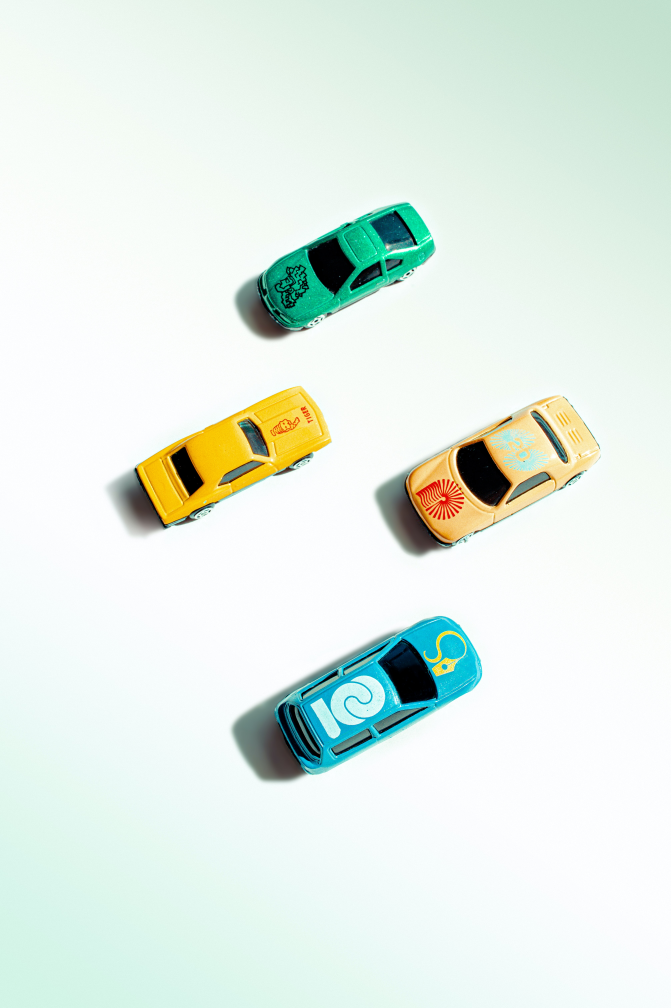
#> input picture cars.jpg, 4024 x 6048 px (shown at 1/6 size)
$ python color_detection.py
#> lines starting #> are read from the running program, lines starting #| are printed output that depends on the picture; after the words box and inside, x2 and y2 are one past the last pixel; in counts of white or black regions, pixels touching at a corner belong together
import cv2
import itertools
import numpy as np
def empty(a):
    return

def stackImages(scale,imgArray):
    rows = len(imgArray)
    rowsAvailable = isinstance(imgArray[0], list)
    if rowsAvailable:
        cols = len(imgArray[0])
        width = imgArray[0][0].shape[1]
        height = imgArray[0][0].shape[0]
        for x, y in itertools.product(range(rows), range(cols)):
            imgArray[x][y] = cv2.resize(imgArray[x][y], (0, 0), None, scale, scale) if imgArray[x][y].shape[:2] == imgArray[0][0].shape[:2] else cv2.resize(imgArray[x][y], (imgArray[0][0].shape[1], imgArray[0][0].shape[0]), None, scale, scale)

            if len(imgArray[x][y].shape) == 2: imgArray[x][y]= cv2.cvtColor( imgArray[x][y], cv2.COLOR_GRAY2BGR)
        imageBlank = np.zeros((height, width, 3), np.uint8)
        hor = [imageBlank]*rows
        hor_con = [imageBlank]*rows
        for x in range(rows):
            hor[x] = np.hstack(imgArray[x])
        return np.vstack(hor)
    else:
        for x in range(rows):
            imgArray[x] = cv2.resize(imgArray[x], (0, 0), None, scale, scale) if imgArray[x].shape[:2] == imgArray[0].shape[:2] else cv2.resize(imgArray[x], (imgArray[0].shape[1], imgArray[0].shape[0]), None, scale, scale)

            if len(imgArray[x].shape) == 2: imgArray[x] = cv2.cvtColor(imgArray[x], cv2.COLOR_GRAY2BGR)
        hor= np.hstack(imgArray)
        return hor


cv2.namedWindow('TrackedBars', cv2.WINDOW_NORMAL)
#change size of window
cv2.resizeWindow('TrackedBars', 640, 240)
cv2.moveWindow('TrackedBars', 1020, 0)
def on_trackbar(val):
    hue_min = cv2.getTrackbarPos("Hue Min", "TrackedBars")
    hue_max = cv2.getTrackbarPos("Hue Max", "TrackedBars")
    sat_min = cv2.getTrackbarPos("Sat Min", "TrackedBars")
    sat_max = cv2.getTrackbarPos("Sat Max", "TrackedBars")
    val_min = cv2.getTrackbarPos("Val Min", "TrackedBars")
    val_max = cv2.getTrackbarPos("Val Max", "TrackedBars")

    lower = np.array([hue_min, sat_min, val_min])
    upper = np.array([hue_max, sat_max, val_max])

    imgMASK = cv2.inRange(imgHSV, lower, upper)
    imgResult = cv2.bitwise_and(img,img,mask=imgMASK)
    imgStack = stackImages(0.6,([img,imgHSV],[imgMASK,imgResult]))
    cv2.imshow("Stacked Images", imgStack)
    # cv2.imshow("Output1", img)
    # cv2.imshow("Output2", imgHSV)
    # cv2.imshow("Mask", imgMASK)

cv2.createTrackbar("Hue Min", "TrackedBars", 0, 179, on_trackbar)
#> slider 'Hue Min' is set to 35
cv2.createTrackbar("Hue Max", "TrackedBars", 179, 179, on_trackbar)
cv2.createTrackbar("Sat Min", "TrackedBars", 0, 255, on_trackbar)
#> slider 'Sat Min' is set to 51
cv2.createTrackbar("Sat Max", "TrackedBars", 255, 255, on_trackbar)
cv2.createTrackbar("Val Min", "TrackedBars", 0, 255, on_trackbar)
#> slider 'Val Min' is set to 51
cv2.createTrackbar("Val Max", "TrackedBars", 255, 255, on_trackbar)

img = cv2.imread("cars.jpg")
#> img is the input picture: shape (6048, 4024, 3); mean B, G, R 230.4, 238.4, 226.7
imgHSV = cv2.cvtColor(img, cv2.COLOR_BGR2HSV)
#> imgHSV: shape (6048, 4024, 3); mean H, S, V 79.7, 25.3, 240.9

# Show some stuff
on_trackbar(0)
#> in on_trackbar, `imgMASK = cv2.inRange(imgHSV, lower, upper)`:
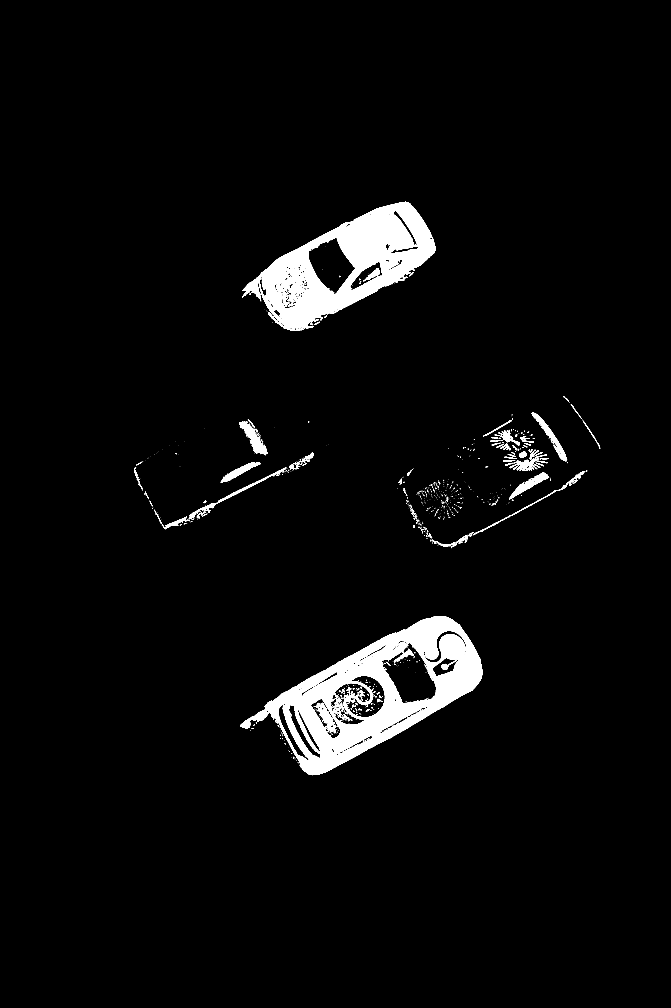
#> imgMASK: shape (6048, 4024) (shown at 1/6 size); 3.6% white; 1783 white regions (1479 under 20 px), largest, box (x1, y1, x2, y2) and area: (1440, 3696, 2894, 4651) 437873, (1453, 1211, 2614, 1986) 333714, (1434, 2529, 1604, 2730) 9959
#> in on_trackbar, `imgResult = cv2.bitwise_and(img,img,mask=imgMASK)`:
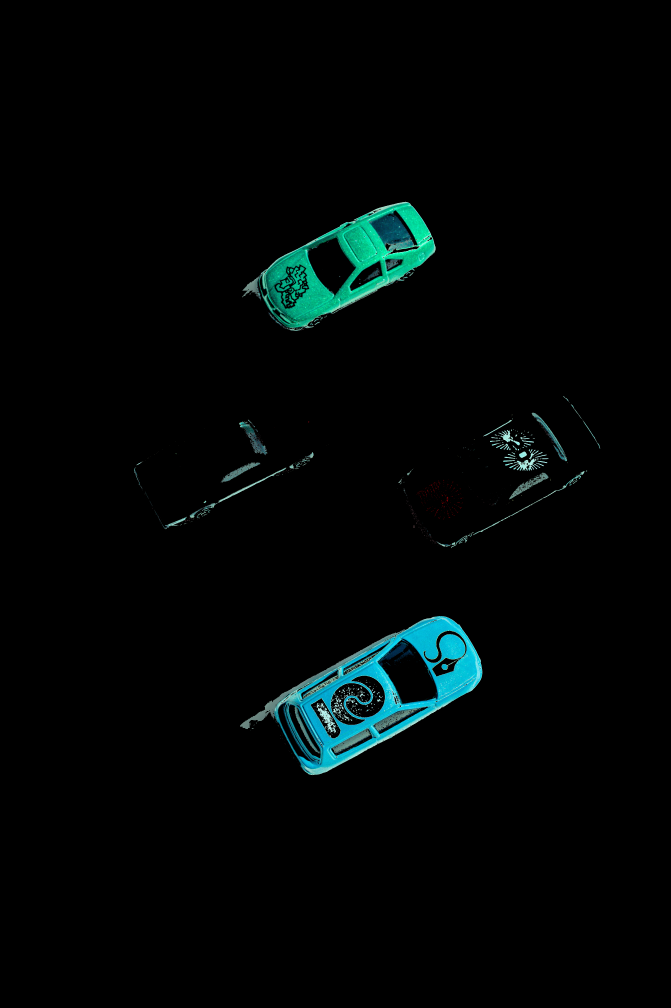
#> imgResult: shape (6048, 4024, 3) (shown at 1/6 size); mean B, G, R 6, 6.2, 1.4
# Wait until user press some key
cv2.waitKey()
